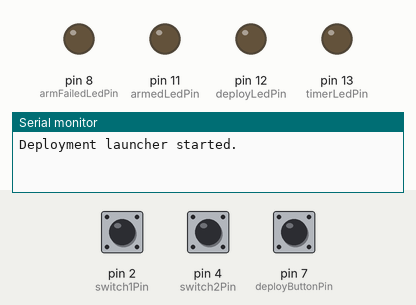
This sketch was run on a simulated Arduino Uno, built with avr-gcc and run on an emulated ATmega328P. Shown: output pins drawn as LEDs (lit = HIGH), the last lines printed to the serial monitor. The test bench sets the inputs (shaded band); at power-on: pin 2 (switch1Pin) HIGH, pin 4 (switch2Pin) HIGH, pin 7 (deployButtonPin) HIGH.

Above: at 1.2 s.
1.3 s: pin 2 (switch1Pin) pulled LOW for 1 s
At 2.1 s:
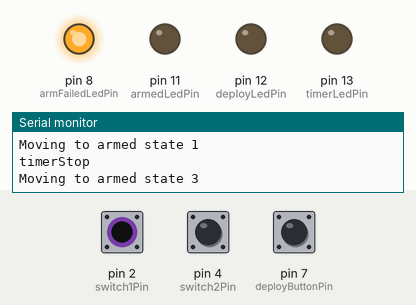
3.8 s: pin 2 (switch1Pin) pulled LOW for 3.2 s
At 3.95 s:
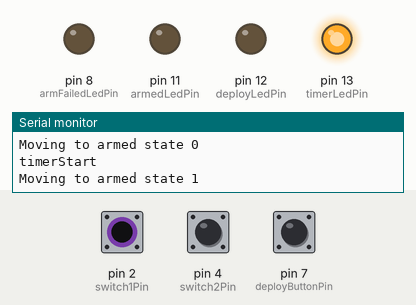
8.5 s: pin 4 (switch2Pin) pulled LOW for 3.2 s
At 9.6 s:
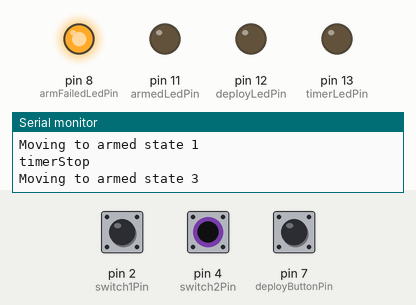
13.2 s: pin 2 (switch1Pin) driven LOW and pin 4 (switch2Pin) driven LOW
16.2 s: pin 2 (switch1Pin) driven HIGH
At 17.6 s:
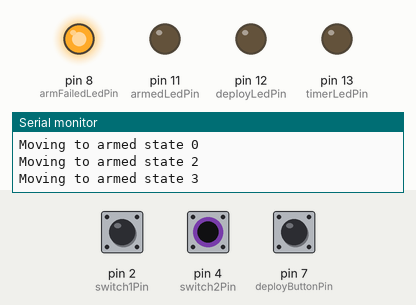
Timing chart, 0 to 18.7 s (numbered marks = the images above; inputs shaded):
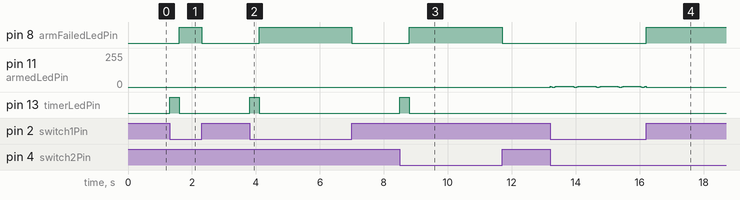

The sketch:

DeploymentLauncher.ino
```cpp
/**
  Deployment launcher

  Contributors:
  - Dan Figueras
  - Jorge Poveda

  Required libraries:
  - AsyncDelay (https://github.com/stevemarple/AsyncDelay)
**/

#include <AsyncDelay.h>

#define DEBUG

#ifdef DEBUG
  #define TRACE(x) Serial.print(x)
  #define TRACELN(x) Serial.println(x)
#else
  #define TRACE(x)
  #define TRACELN(x)
#endif


// Pin configuration

const int switch1Pin = 2;             // Switch 1
const int switch2Pin = 4;             // Switch 2
const int deployButtonPin = 7;        // Deploy button

const int armedLedPin = 11;           // "Armed" LED (Requires PWM pin)
const int armFailedLedPin = 8;        // "Arm failed" LED
const int deployLedPin = 12;          // "Deploy enabled" LED
const int timerLedPin = LED_BUILTIN;  // Arming timer LED

const long armingTimeoutMs = 300;     // Arming timeout in milliseconds.


// Armed states

typedef enum armedState_t {
  UNARMED,
  ARMING,
  ARMED,
  ARMFAILED
} armedState_t;

armedState_t armedState = UNARMED;
AsyncDelay timer;
bool deployed = false;


//-------------------------------------------

void setup() {
  pinMode(armedLedPin, OUTPUT);
  pinMode(armFailedLedPin, OUTPUT);
  pinMode(timerLedPin, OUTPUT);
  pinMode(deployLedPin, OUTPUT);

  pinMode(switch1Pin, INPUT_PULLUP);
  pinMode(switch2Pin, INPUT_PULLUP);
  pinMode(deployButtonPin, INPUT_PULLUP);

  Serial.begin(9600);
  TRACELN("Deployment launcher started.");
}


void loop() {
  armedStateHandler();
  deployButtonHandler();
  armedLedHandler();
}

void timerStart() {
  TRACELN("timerStart");
  timer.start(armingTimeoutMs, AsyncDelay::MILLIS);
  digitalWrite(timerLedPin, HIGH);
}

void timerStop() {
  TRACELN("timerStop");
  digitalWrite(timerLedPin, LOW);
}

void armedStateHandler() {
  int switch1State = digitalRead(switch1Pin);
  int switch2State = digitalRead(switch2Pin);

  int armSwitchCount = 0;
  if (switch1State == LOW) armSwitchCount++;
  if (switch2State == LOW) armSwitchCount++;

  armedState_t newArmedState = armedState;

  switch (armedState) {
    case UNARMED:
      if (armSwitchCount == 1) {
        timerStart();
        newArmedState = ARMING;
      } else if (armSwitchCount == 2) {
        newArmedState = ARMED;
      }
      break;
    case ARMING:
      if (armSwitchCount == 0) {
        timerStop();
        newArmedState = UNARMED;
      } else if (timer.isExpired()) {
        timerStop();
        newArmedState = ARMFAILED;
      } else if (armSwitchCount == 2) {
        timerStop();
        newArmedState = ARMED;
      }
      break;
    case ARMED:
      if (armSwitchCount != 2) {
        setDeployedFlag(false);
        newArmedState = (armSwitchCount != 0) ? ARMFAILED : UNARMED;
      }
      break;
    case ARMFAILED:
      if (armSwitchCount == 0) {
        newArmedState = UNARMED;
      }
      break;
  }

  if (newArmedState != armedState) {
    setArmedState(newArmedState);
  }
}

void deployButtonHandler() {
  if (armedState != ARMED || deployed) return;

  int deployButtonState = digitalRead(deployButtonPin);

  if (deployButtonState == LOW) {
    setDeployedFlag(true);
  }
}

void setDeployedFlag(bool isDeployed) {
  if (isDeployed) {
    Serial.println("DEPLOY!!!!!!!!!!!!!");
    deployed = true;
    digitalWrite(deployLedPin, HIGH);
  } else {
    deployed = false;
    digitalWrite(deployLedPin, LOW);
  }
}

void setArmedState(armedState_t newArmedState) {
  armedState = newArmedState;
  TRACE("Moving to armed state ");
  TRACELN(armedState);

  switch (armedState) {
    case UNARMED:
      digitalWrite(armFailedLedPin, LOW);
      break;
    case ARMING:
      break;
    case ARMED:
      digitalWrite(armFailedLedPin, LOW);
      break;
    case ARMFAILED:
      digitalWrite(armFailedLedPin, HIGH);
      break;
  }
}

const long pulseLengthMs = 700;
const int pulsePower = 64;
int armedLedLevel = 0;

void armedLedHandler() {
  if (armedState == ARMED) {
    float rad = PI * (millis() % pulseLengthMs) / pulseLengthMs;
    armedLedLevel = pulsePower - abs(cos(rad)) * pulsePower; // Peak-shaped light curve.

    analogWrite(armedLedPin, armedLedLevel);
  } else {
    analogWrite(armedLedPin, LOW);
  }
}
```

Measured:
- after the input at 1.3 s, pin 8 (armFailedLedPin): LOW → HIGH after 0.30 s, → LOW 0.70 s later; pin 13 (timerLedPin): LOW → HIGH at once, → LOW 0.30 s later
- after the input at 3.8 s, pin 8 (armFailedLedPin): LOW → HIGH after 0.30 s, → LOW 2.9 s later; pin 13 (timerLedPin): LOW → HIGH at once, → LOW 0.30 s later
- after the input at 8.5 s, pin 8 (armFailedLedPin): LOW → HIGH after 0.30 s, → LOW 2.9 s later; pin 13 (timerLedPin): LOW → HIGH at once, → LOW 0.30 s later
- after the input at 16.2 s, pin 8 (armFailedLedPin): LOW → HIGH at once
